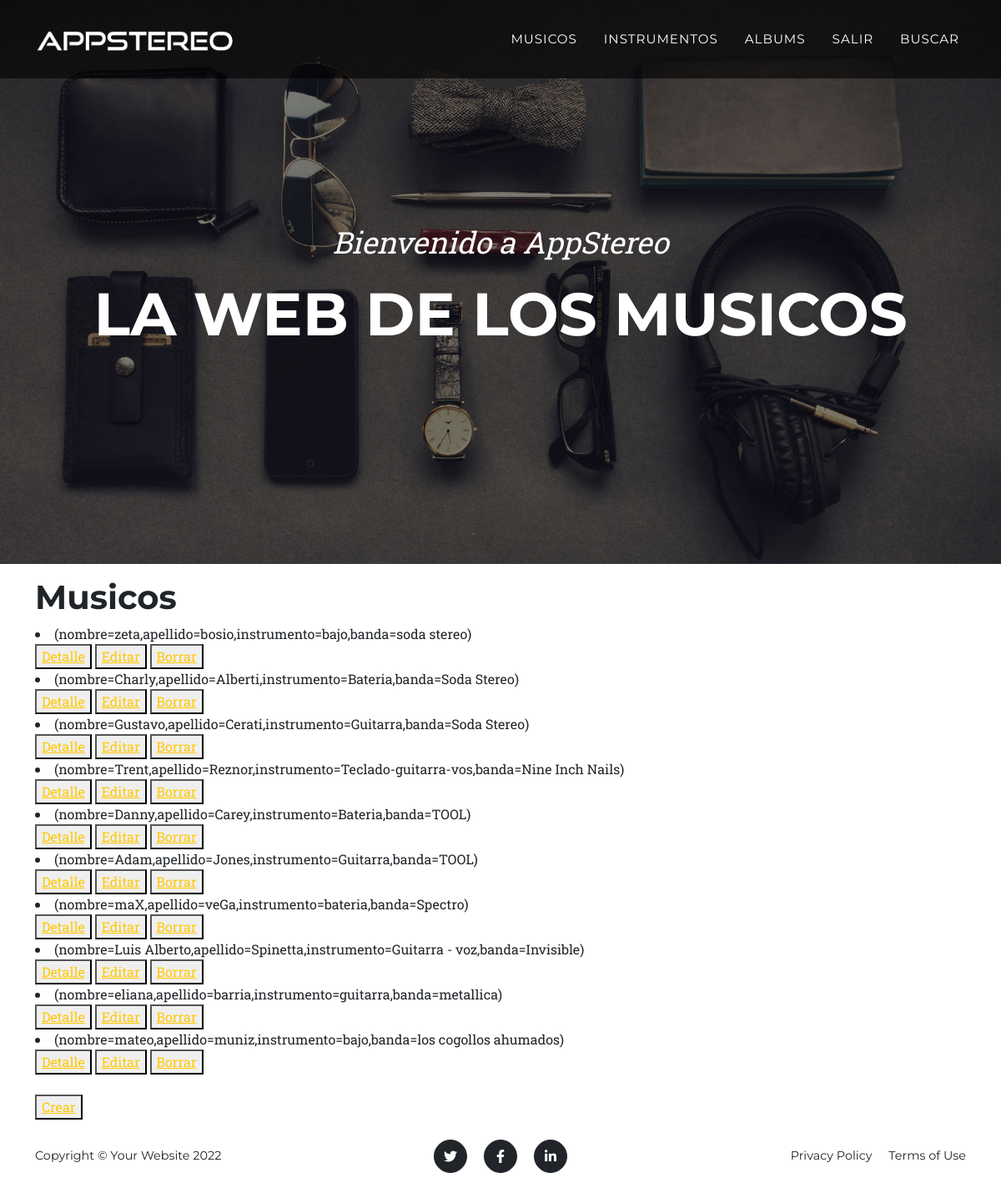
/musico/list/ (signed in), run on the app's committed database.
### AppStereo/models.py (models this page shows)
class Musicos(models.Model):
    nombre = models.CharField(max_length=50)
    apellido = models.CharField(max_length=50)
    edad = models.IntegerField()
    instrumento = models.CharField(max_length=50)
    banda = models.CharField(max_length=50)
    def __str__(self):
        return f"(nombre={self.nombre},apellido={self.apellido},instrumento={self.instrumento},banda={self.banda})"

### AppStereo/views.py (the view)
# urls.py: path('musico/list/', MusicosList.as_view(), name='musico_list'),
class MusicosList(LoginRequiredMixin, ListView):
    model = Musicos
    template_name = "AppStereo/musico_list.html"

### AppStereo/templates/AppStereo/musico_list.html (shortened to what this page needs)
{% extends "AppStereo/base.html" %}
{% block contenido %}
{% load static %}
<h1>Musicos</h1>
{% for musico in object_list %}
    <li>{{musico}}</li>
        <button>
            <a href="{% url 'musico_detalle' musico.id %}">Detalle</a>
        </button>
        <button>
            <a href="{% url 'musico_editar' musico.id %}">Editar</a>
        </button>
        <button>
            <a href="{% url 'musico_eliminar' musico.id %}">Borrar</a>
        </button>
{% endfor %}
<br>
<br>
<button>
    <a href="{% url 'musico_nuevo' %}">Crear</a>
</button>
{% endblock %}

### data on the page
Musicos: nombre+apellido+instrumento "(nombre=zeta,apellido=bosio,instrumento=bajo,banda=soda stereo)"
Musicos: nombre+apellido+instrumento "(nombre=Charly,apellido=Alberti,instrumento=Bateria,banda=Soda Stereo)"
Musicos: nombre+apellido+instrumento "(nombre=Gustavo,apellido=Cerati,instrumento=Guitarra,banda=Soda Stereo)"
Musicos: nombre+apellido+instrumento "(nombre=Trent,apellido=Reznor,instrumento=Teclado-guitarra-vos,banda=Nine Inch Nails)"
Musicos: nombre+apellido+instrumento "(nombre=Danny,apellido=Carey,instrumento=Bateria,banda=TOOL)"
Musicos: nombre+apellido+instrumento "(nombre=Adam,apellido=Jones,instrumento=Guitarra,banda=TOOL)"
Musicos: nombre+apellido+instrumento "(nombre=maX,apellido=veGa,instrumento=bateria,banda=Spectro)"
Musicos: nombre+apellido+instrumento "(nombre=Luis Alberto,apellido=Spinetta,instrumento=Guitarra - voz,banda=Invisible)"
Musicos: nombre+apellido+instrumento "(nombre=eliana,apellido=barria,instrumento=guitarra,banda=metallica)"
Musicos: nombre+apellido+instrumento "(nombre=mateo,apellido=muniz,instrumento=bajo,banda=los cogollos ahumados)"
